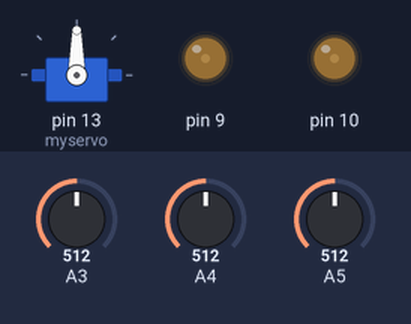
This sketch was run on a simulated Arduino Uno, built with avr-gcc and run on an emulated ATmega328P. Parts: servo, output pins drawn as LEDs (lit = HIGH). The inputs (shaded band) are chosen by the test bench; at power-on: A3 = 512, A4 = 512, A5 = 512. Random numbers use the default seed unless the sketch sets one.

Above: at 1.3 s.
1.4 s: A3 set to 716
3.6 s: A4 set to 716
Timing chart, 0 to 12.6 s (numbered marks = the images above; inputs shaded):
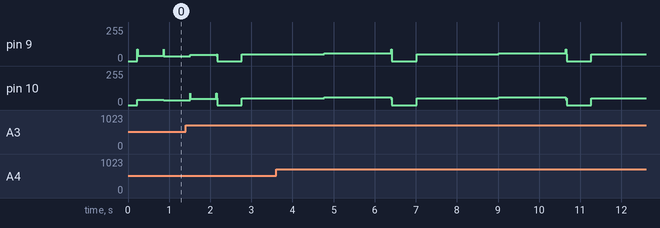

The sketch:

base.ino
```cpp
/**************************************************************************
**************************************************************************
Rant main control
**************************************************************************
************************************************************************** */

#include <Servo.h>
#include <math.h>
#include "customized_routines/routines_rant7.h" // select correct rant number
#include "common_routines.h"

// global variables
  // preallocation
Servo myservo;  // create servo object to control a servo
float sensorValues[2]={0,0}; // light sensor array. entry 1: left, entry 2: right
float bumpSensor[2]={0,0}; // bump sensor array. first entry sensor value, second entry empty
int dir = 1; // variable encoding attractive (1) or repelling (-1) behavior
bool servoState = 0; // state of magnet. 1 engaged, 0 disengaged.
float rotMemory[2]={0,0}; // array storing previous random rotation
unsigned long timer = 0;
unsigned long prevTime = 0;
template <typename T> int sgn(T val) { // sign function template
    return (T(0) < val) - (val < T(0));
}

  // sampling parameters
  int bumpSensorSamples = 50; // number of samples for averaging of bump sensor signal
  int sensorSamples = 200; // number of samples for averaging of light sensor signal

  // system parameters
    // advection
    int baseSpeed = 80; // base speed of rant out of 255

    // diffusion
    int diffusionSpeed = 50; // diffusion speed out of 255
    float rwStep = 20;

    // gradient descent
    float G = 0.01 * 5.0/4.0; // rotational gain
    //float G = 0.24;
    int v0 = 4; // speed in cm/s from 2 to 18 cm/s
    float ls = 0.01; // light sensor distance [m]
    float lw = 0.03; // distance between wheels [m]

    // collective construction
    float P = 1; // Cooperation parameter. P=0 fully random taxis, P=1 only chemotaxis.
    float pheromoneThresholdHi = 600; // light sensor value pick-up threshold (only picks up above this value multiplied by P)
    float pheromoneThresholdLo = 250; //150
    float pheromoneThresholdBndry = 80;
    float phDiff = (pheromoneThresholdHi-pheromoneThresholdLo)/2;
    float phMean = (pheromoneThresholdHi+pheromoneThresholdLo)/2;
    int ks = 1; // -1 construction, 1 de-construction

    // hacks
    unsigned long timeOut = 30000;
    int rantDetectionThreshold = 900;
    float vProbe = 50; // speed of obstacle probing
    unsigned long tProbe = 1000; // duration of probing

void setup() {
  myservo.attach(13);  // attaches the servo on pin 9 to the servo object
  setServo(myservo, servoState);
  randomSeed(analogRead(A2)); // pick initial seed from (roughly) random analog signal on light sensor
  Serial.begin(9600);
  v0 = 40 + (255-40)/(18-2)*(v0-2); // metric conversion to arduino-specific speed range
  int calibrationThreshold = 100;
  //calibration(calibrationThreshold, sensorSamples, sensorLow, sensorHigh, sensorValues, myservo); // initial calibration of sensors
}

/**************************************************************************
**************************************************************************
Main Loop
**************************************************************************
************************************************************************** */

void loop() {

  getPheromoneReading(sensorValues, sensorSamples);

  // gradient descent
  if (dir==-1 && millis()-timer<2000){
    setMotors(-v0,-v0);
  }
  else{
    gradientDescent(sensorLow, sensorHigh, sensorSamples, dir, v0, G, ls, lw, ks, speedCorrection, P, rotMemory);
  }
  rotMemory[0] = rotMemory[1]; // update random walk memory

   // Obstacle avoidance
  checkBumpSensor(bumpSensor,bumpSensorSamples);
  float svMean = (sensorValues[0]+sensorValues[1])/2;

  if(dir==1 && svMean<pheromoneThresholdBndry){
    if(millis()-timer>timeOut){ // wait after pick-up before avoiding boundary
      int randTurnSign = sgn(random(-1000,1000));
      setMotors(-50, -50);
      delay(500);
      setMotors(-55*randTurnSign, 55*randTurnSign);
      delay(1500);
    }
  }
  else if(dir==1 && bumpSensor[0]<detectionThreshold){
    if(ks*svMean*P>ks*(phMean+ks*phDiff)){
      int state = probeObject(bumpSensor, bumpSensorSamples, rantDetectionThreshold, vProbe, tProbe);
      if(state==1){
        setMotors(0, 0);
        delay(2000); // pause before pick-up routine
        fetchingRoutine(myservo);
        servoState = 1;
        dir = -1; // reverse motion
        timer = millis();
      }
      else{
        setMotors(0,0);
        setServo(myservo, 0);
        delay(500);
        setMotors(-vProbe,-vProbe);
        delay(2000);
        int randTurnSign = sgn(random(-1000,1000));
        setMotors(-60*randTurnSign, 60*randTurnSign);
        delay(1500);
      }

    }
    else{
      int randTurn = random(20,100);
      int randTurnSign = sgn(random(-1000,1000));
      setMotors(-randTurn*randTurnSign, randTurn*randTurnSign);
      delay(500);
    }
  }

  if(dir==-1 && millis()-timer>timeOut){
      int randTurnSign = sgn(random(-1000,1000));
      setMotors(50, 50);
      delay(500);
      setMotors(-55*randTurnSign, 55*randTurnSign);
      delay(1500);
      timer = millis();
    }

  // if not carrying obstacle, return to forward motion
  checkBumpSensor(bumpSensor,bumpSensorSamples);
  if(bumpSensor[0]>detectionThreshold){
      dir = 1;
    if(servoState!=0){
      setServo(myservo, 0);
      delay(200);
      servoState = 0;
    }
  }

  // drop obstacle
  if(dir==-1 && ks*svMean<P*ks*(phMean-ks*phDiff)){
    if (millis()-timer>2000){
      int randTurnSign = sgn(random(-1000,1000));
      int randTurn = random(50,100);
      setMotors(50, 50);
      delay(500);
      setMotors(-55*randTurnSign, 55*randTurnSign);
      delay(1500);
      setServo(myservo, 0);
      setMotors(0, 0);
      servoState = 0;
      //delay(2000); // pause after dropping
      setMotors(randTurn*randTurnSign, -randTurn*randTurnSign);
      delay(750);
      dir = 1;
    }
  }

//  Serial.print(sensorValues[0]);
//  Serial.print(" ");
//  Serial.println(sensorValues[1]);
}
```

common_routines.h
```cpp
#ifndef COMMON_ROUTINES_H
#define COMMON_ROUTINES_H

// get reading of sensors averaged over N measurements
void getPheromoneReading(float *sensorValues,float N) {
  // read the value from the sensor:
  float meanL = 0;
  float meanR = 0;
  for(int i=0;i<N;i++){
    meanL = analogRead(A4)/N + meanL;
    meanR = analogRead(A3)/N + meanR;
  }
    sensorValues[0] = meanL;
    sensorValues[1] = meanR;
    delay(1);
}

void checkBumpSensor(float *bumpSens,float N) {
  float mean = 0;
  for(int i=0;i<N;i++){
    mean = (float)analogRead(A5)/N + mean;
  }
    bumpSens[0] = mean;
    delay(1);
}

// sensor calibration
void calibration(int calibrationThreshold, int sensorSamples, float *sensorLow, float *sensorHigh, float *sensorValues, Servo myservo) {
  bool calibrationStatus = 0;
  getPheromoneReading(sensorValues,sensorSamples);
  float sensorMemory[2];
  sensorMemory[0] = sensorValues[0];
  sensorMemory[1] = sensorValues[1];
  while(calibrationStatus != 1) {
    getPheromoneReading(sensorValues,sensorSamples);
    if(sensorValues[0] - sensorMemory[0] > calibrationThreshold){
      sensorLow[0] = sensorMemory[0];
      sensorLow[1] = sensorMemory[1];
      sensorHigh[0] = sensorValues[0];
      sensorHigh[1] = sensorValues[1];
      calibrationStatus = 1;
      setServo(myservo, 0);
      delay(5000);
    }
    sensorMemory[0] = sensorValues[0];
    sensorMemory[1] = sensorValues[1];
    delay(500);
  }
}

// Gradient descent
void gradientDescent(float *sLo, float *sHi, int sensorSamples, int dir, int v0, float G, float ls, float lw, int ks, float sc, float P, float *rotMemory) {
  float sVal[2];
  getPheromoneReading(sVal,sensorSamples);
  float signalLeft = (sVal[0]-sLo[0])/(sHi[0]-sLo[0]);
  float signalRight = (sVal[1]-sLo[1])/(sHi[1]-sLo[1]);
  float randN = (float)random(-1000,1000)/1000.0;
  float randRotation = rotMemory[0] + 0.1*randN; // contribution from random rotation
  rotMemory[1] = randRotation;
  float randCont = sin(randRotation*PI)*(1-P)/ls; // contribution from random walk
  float gradCont = P*tanh(50*(float)dir*ks*(signalLeft-signalRight))/ls; // contribution from gradient
   if(abs(signalLeft-signalRight)<0.01){
    gradCont = 0;
  }
  float omega = gradCont + randCont;
  float w0 = omega*lw/2; // transform angular velocity to wheel speeds
  w0 = 40 + (255-40)/(18-2)*(w0*100-2);
  float speedLeft;
  float speedRight;

  speedLeft = (v0 - G*w0)*(1+sc) ;
  speedRight = (v0 + G*w0)*(1-sc);

  setMotors(speedLeft*(float)dir,speedRight*(float)dir);

  //Serial.println(w0);
}

// set motor speeds to follow pheromone (dir=1) or be repelled by it (dir=-1)
void followPheromone(int baseSpeed, float *sLo, float *sHi, int sensorSamples, int dir, float P, float *rotMemory) {
  float sVal[2];
  getPheromoneReading(sVal,sensorSamples);
  float signalLeft = (sVal[0]-sLo[0])/(sHi[0]-sLo[0]);
  float signalRight = (sVal[1]-sLo[1])/(sHi[1]-sLo[1]);
  float randN = (float)random(-1000,1000)/1000.0;
  float randRotation = rotMemory[0] + 0.1*randN; // contribution from random rotation
  rotMemory[1] = randRotation;
  float rotation = (float)dir*(signalLeft-signalRight)*P + 0.3*sin(randRotation*PI)*(1-P); // superposition of chemotaxis and random motion with tuning parameter P
  float speedLeft;
  float speedRight;
  if(rotation>0){
    speedLeft = baseSpeed*(1-2*abs(rotation));
    speedRight = baseSpeed;
  }
  else{
    speedRight = baseSpeed*(1-2*abs(rotation));
    speedLeft = baseSpeed;
  }
  setMotors(speedLeft*(float)dir,speedRight*(float)dir);
}

// set motor speeds to follow pheromone (dir=1) or be repelled by it (dir=-1)
void randomWalk(unsigned long deltaT, int baseSpeed, int dir, float Dr, float *rotMemory) {
  // Box-Muller transform to generate normal distribution
  float U1 = random(1,1000)/1000.0;
  float U2 = random(1,1000)/1000.0;
  float randN = sqrt(-2*log(U1))*cos(2*PI*U2);

  float dtheta = rotMemory[0] + sqrt(2*Dr*(float)deltaT/1000.0)*randN; // contribution from random rotation
  rotMemory[1] = dtheta;

  float speedLeft = baseSpeed + 100*sin(dtheta);
  float speedRight = baseSpeed - 100*sin(dtheta);

  setMotors(speedLeft*dir,speedRight*dir);
}

// fetch a detected obstacle
void fetchingRoutine(Servo myservo){
  setServo(myservo, 1);
  delay(100);
  setMotors(50,50);
  delay(1000);
  setMotors(-50,-50);
  delay(1000);
}

// probe object by moving towards it and measuring sensor values
int probeObject(float *sensorValues, float N, int rantDetectionThreshold, float vProbe, unsigned long tProbe){
  unsigned long timer  = millis();
  int state = 1;
  setMotors(vProbe,vProbe);
  while(millis()<timer+tProbe){
    checkBumpSensor(sensorValues,N);
    if(sensorValues[0]<rantDetectionThreshold){
      state = -1;
      break;
    }
  }
  return state;
}

#endif
```

routines_rant7.h
```cpp
#ifndef CUSTOMIZED_ROUTINES_H
#define CUSTOMIZED_ROUTINES_H

float detectionThreshold = 1008; // recognition of obstacle at this sensor value (max value 1024)
float sensorLow[2]={38,38}; // array storing lowest sensor value
float sensorHigh[2]={740,860}; // array storing highest sensor value
float speedCorrection = 0.0;

void setMotors(int mLeft, int mRight){
  if(mLeft<=0){
    digitalWrite(11, HIGH);
  }
  else {
    digitalWrite(11, LOW);
  }
  analogWrite(10,abs(mLeft));

  if(mRight<=0){
    digitalWrite(7, LOW);
  }
  else {
    digitalWrite(7, HIGH);
  }
  analogWrite(9,abs(mRight));
}

// set magnet state to be engaged (1) or disengaged (0)
void setServo(Servo myservo, bool state) {
  if(state){
	myservo.write(0);
  }
  else{
	myservo.write(180);
  }
  delay(100);
}

#endif
```
